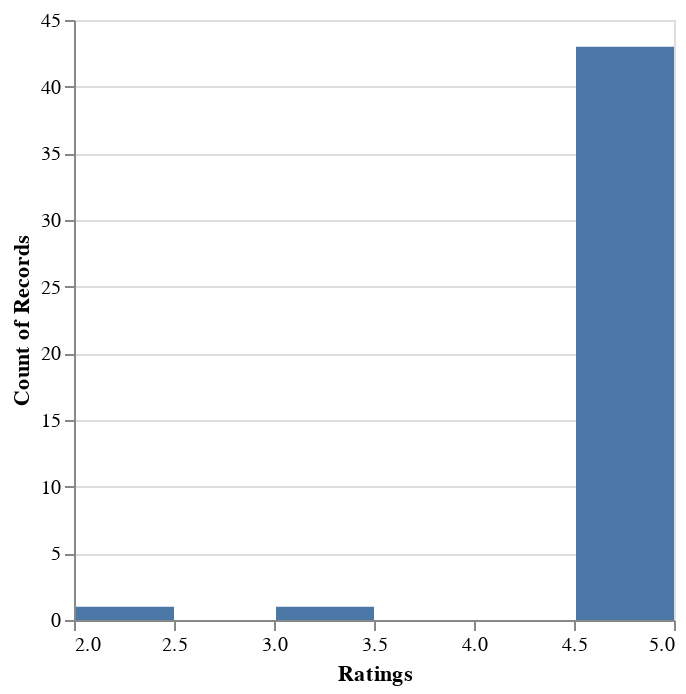

The code cell stored with this chart in its notebook:
### Code cell
positivity = pos_df["positivity"]

normalized_scores = [(score * 4) + 1 for score in (positivity)]

source = pd.DataFrame({
    "score": normalized_scores
})
alt.Chart(source).mark_bar().encode(
    alt.X("score:Q", title="Ratings", bin=True),
    y='count()',
)

### Figure 1 — Vega-Lite specification as saved in the notebook (floating-point values rounded to 4 significant figures)
{"config": {"view": {"continuousWidth": 300, "continuousHeight": 300}}, "data": {"name": "data-5fb512ab7cb39991da779c5dcc46b0f1"}, "mark": {"type": "bar"}, "encoding": {"x": {"bin": true, "field": "score", "title": "Ratings", "type": "quantitative"}, "y": {"aggregate": "count", "type": "quantitative"}}, "$schema": "https://vega.github.io/schema/vega-lite/v5.16.3.json", "datasets": {"data-5fb512ab7cb39991da779c5dcc46b0f1": [{"score": 4.995}, {"score": 4.996}, {"score": 4.998}, {"score": 4.997}, {"score": 4.996}, {"score": 4.995}, {"score": 4.997}, {"score": 4.997}, {"score": 4.998}, {"score": 4.996}, {"score": 4.996}, {"score": 4.991}, {"score": 4.998}, {"score": 4.953}, {"score": 4.997}, {"score": 4.994}, {"score": 4.997}, {"score": 4.997}, {"score": 4.997}, {"score": 4.998}, {"score": 4.997}, {"score": 4.995}, {"score": 4.99}, {"score": 4.985}, {"score": 4.995}, {"score": 4.956}, {"score": 4.984}, {"score": 3.08}, {"score": 4.997}, {"score": 4.969}, {"score": 2.416}, {"score": 4.996}, {"score": 4.997}, {"score": 4.995}, {"score": 4.996}, {"score": 4.995}, {"score": 4.974}, {"score": 4.996}, {"score": 4.966}, {"score": 4.991}, {"score": 4.996}, {"score": 4.997}, {"score": 4.948}, {"score": 4.997}, {"score": 4.938}]}}
